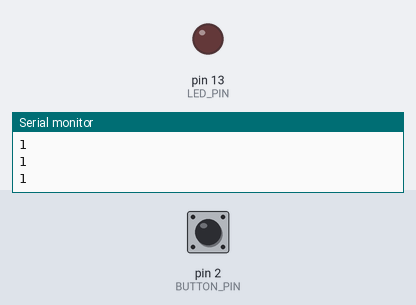
Recording of a sketch running on a simulated Arduino Uno, built with avr-gcc and run on an emulated ATmega328P. On the bench: output pins drawn as LEDs (lit = HIGH), the last lines printed to the serial monitor. The inputs (shaded band) are chosen by the test bench; at power-on: pin 2 (BUTTON_PIN) HIGH.

Above: at 1.2 s.
1.3 s: pin 2 (BUTTON_PIN) pulled LOW for 0.15 s
At 1.37 s:
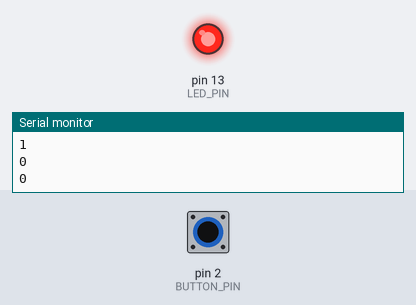
2.9 s: pin 2 (BUTTON_PIN) pulled LOW for 3.2 s
At 7.0 s:
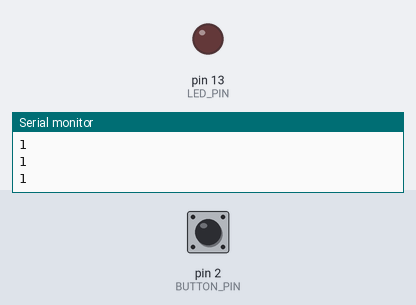
Timing chart, 0 to 8.5 s (numbered marks = the images above; inputs shaded):
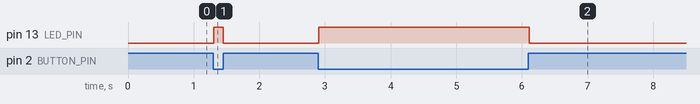

The sketch:

sketch.ino
```cpp
// 🎯 Press to Light - SOLUTION FILE
// This is the complete, working version of the session project.

const int LED_PIN = 13;
const int BUTTON_PIN = 2;

void setup() {
  pinMode(LED_PIN, OUTPUT);
  pinMode(BUTTON_PIN, INPUT_PULLUP);
  Serial.begin(9600);
}

void loop() {
  int buttonState = digitalRead(BUTTON_PIN);
  Serial.println(buttonState);

  if (buttonState == LOW) {
    digitalWrite(LED_PIN, HIGH); // Button is pressed - LED ON
  } else {
    digitalWrite(LED_PIN, LOW);  // Button is released - LED OFF
  }

  delay(50);
}
```

Measured:
- after the input at 1.3 s, pin 13 (LED_PIN): LOW → HIGH at once, → LOW 0.15 s later
- after the input at 2.9 s, pin 13 (LED_PIN): LOW → HIGH at once, → LOW 3.2 s later
